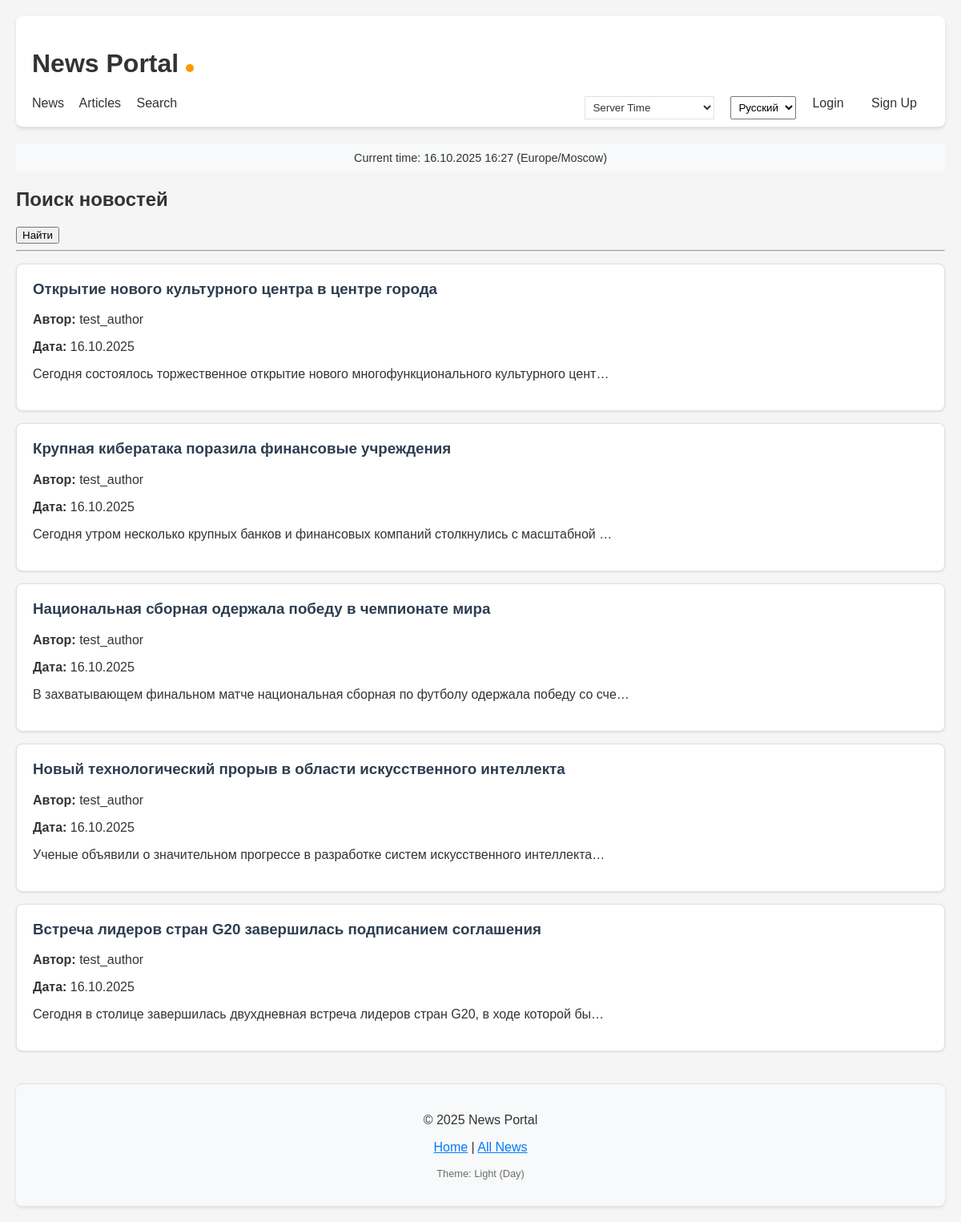
The app's page /news/search/ with its own data.
### news/models.py (models this page shows, shortened)
class Post(models.Model):
    ARTICLE = 'AR'
    NEWS = 'NW'
    POST_TYPES = [
        (ARTICLE, _('Article')),
        (NEWS, _('News')),
    ]
    author = models.ForeignKey(
        Author,
        on_delete=models.CASCADE,
        verbose_name=_('Author')
    )
    post_type = models.CharField(
        max_length=2,
        choices=POST_TYPES,
        verbose_name=_('Post type')
    )
    created_at = models.DateTimeField(
        auto_now_add=True,
        verbose_name=_('Created at')
    )
    updated_at = models.DateTimeField(
        auto_now=True,
        verbose_name=_('Updated at')
    )
    categories = models.ManyToManyField(
        Category,
        through='PostCategory',
        verbose_name=_('Categories'),
        blank=True  # Добавляем blank=True
    )
    title = models.CharField(
        max_length=200,
        verbose_name=_('Title')
    )
    content = models.TextField(verbose_name=_('Content'))
    rating = models.IntegerField(
        default=0,
        verbose_name=_('Rating')
    )
    is_published = models.BooleanField(
        default=True,
        verbose_name=_('Is published')
    )
    class Meta:
        verbose_name = _('Post')
        verbose_name_plural = _('Posts')
        ordering = ['-created_at']

class Author(models.Model):
    user = models.OneToOneField(User, on_delete=models.CASCADE, verbose_name=_('User'))
    rating = models.IntegerField(default=0, verbose_name=_('Rating'))
    class Meta:
        verbose_name = _('Author')
        verbose_name_plural = _('Authors')

### news/views.py (the view)
# urls.py: path('search/', views.news_search, name='news_search'),
def news_search(request):
    news_list = Post.objects.filter(post_type='NW').order_by('-created_at')
    query = request.GET.get('q', '')
    if query:
        news_list = news_list.filter(title__icontains=query)
    return render(request, 'news/news_search.html', {
        'news': news_list,
        'query': query,
        'current_time': timezone.now(),
        'timezones': COMMON_TIMEZONES,
    })

### news/context_processors.py (called while the page is built)
def timezone_context(request):
    return {
        'current_time': timezone.now(),
        'timezones': pytz.common_timezones,
    }

def user_groups(request):
    return {
        'is_author': request.user.groups.filter(name='authors').exists() if request.user.is_authenticated else False
    }

### templates/news/news_search.html (shortened to what this page needs)
{% extends 'default.html' %}
{% load censor_filters %}
{% block content %}
<h2>Поиск новостей</h2>
<form method="GET">
    <button type="submit">Найти</button>
</form>
<hr>
{% for news_item in news %}
    <div class="news-item">
        <h3>
            <a href="{% url 'news_detail' news_item.pk %}">
                {{ news_item.title|censor }}
            </a>
        </h3>
        <p><strong>Автор:</strong> {{ news_item.author.user.username }}</p>
        <p><strong>Дата:</strong> {{ news_item.created_at|date:"d.m.Y" }}</p>
        <p>{{ news_item.content|truncatechars:100|censor }}</p>
    </div>
{% empty %}
    <p>Новостей не найдено.</p>
{% endfor %}
{% endblock %}

### static/css/style.css (style rules this page uses)
body { font-family: Arial, sans-serif; margin: 0; padding: 20px; background-color: #f5f5f5; }
.news-item { background: #fff; border: 1px solid #e0e0e0; padding: 20px; margin: 15px 0; border-radius: 8px; box-shadow: 0 1px 3px rgba(0,0,0,0.1); }
.news-item h3 { margin-top: 0; color: #333; }
.news-item h3 a { text-decoration: none; color: #2c3e50; }

### records on screen
Post: title|censor "Открытие нового культурного центра в центре города", author.user.username "test_author", created_at "16.10.2025", content|censor "Сегодня состоялось торжественное открытие нового многофункционального культурного цент…"
Post: title|censor "Крупная кибератака поразила финансовые учреждения", author.user.username "test_author", created_at "16.10.2025", content|censor "Сегодня утром несколько крупных банков и финансовых компаний столкнулись с масштабной …"
Post: title|censor "Национальная сборная одержала победу в чемпионате мира", author.user.username "test_author", created_at "16.10.2025", content|censor "В захватывающем финальном матче национальная сборная по футболу одержала победу со сче…"
Post: title|censor "Новый технологический прорыв в области искусственного интеллекта", author.user.username "test_author", created_at "16.10.2025", content|censor "Ученые объявили о значительном прогрессе в разработке систем искусственного интеллекта…"
Post: title|censor "Встреча лидеров стран G20 завершилась подписанием соглашения", author.user.username "test_author", created_at "16.10.2025", content|censor "Сегодня в столице завершилась двухдневная встреча лидеров стран G20, в ходе которой бы…"

### other values on screen
{{ TIME_ZONE|default:"UTC" }} "Europe/Moscow"
